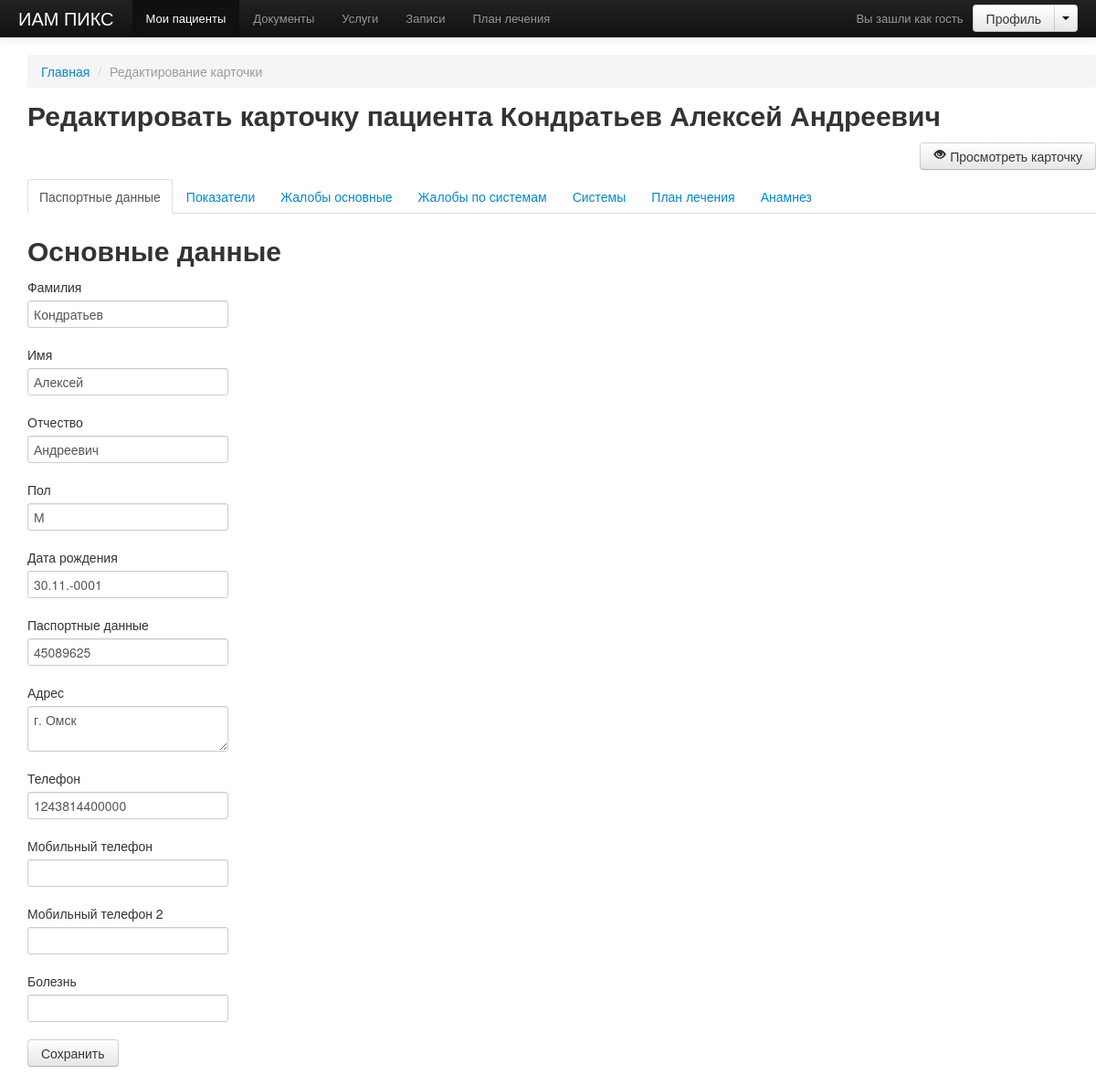
Page /demo/edit.php?patient_id=45&main=true on the committed database.
### tables this page shows
CREATE TABLE IF NOT EXISTS `patients` (
  `id` int(11) NOT NULL AUTO_INCREMENT,
  `first_name` varchar(300) NOT NULL,
  `last_name` varchar(120) DEFAULT NULL,
  `patronymic` varchar(120) DEFAULT NULL,
  `sex` varchar(1) DEFAULT NULL,
  `document` text,
  `address` text NOT NULL,
  `phone` varchar(50) DEFAULT NULL,
  `mobile_phone` varchar(30) DEFAULT NULL,
  `mobile_phone_second` varchar(30) DEFAULT NULL,
  `desease` text,
  `date_birth` date NOT NULL,
  PRIMARY KEY (`id`)
);

### demo/functions.php (called while the page is built, shortened)
<?php function logout()
function query($value)
{
    $sql = mysql_query($value);
    return $sql;
}
function get_patient()
{
    $sql = query("select * from patients where id = '".$_GET['patient_id']."' limit 1");
    while($records = mysql_fetch_assoc($sql))
    $new_records[] = $records;
    return $new_records;
}
function get_date_birth($date)
{
    return date("d.m.Y",strtotime($date));
}

### demo/edit.php (the view, shortened to what this page needs)
<?php
include('includes/head.php'); ?>
<?php
$patient = get_patient($patient_id); $arr = edit_patient();
?>
<?php include('includes/header.php'); ?>
<div role="main">
    <div class="span12">
        <?php include($_SERVER['DOCUMENT_ROOT'] . '/demo/includes/breadcrumbs.php')?>
        <?php foreach($patient as $info) {
        $url = '/demo/edit.php?patient_id=' . $info['id']; ?>
        <h2>
            Редактировать карточку пациента
            <?=$info['last_name'] .' '. $info['first_name'] .' '. $info['patronymic']?>
        </h2>
        <div class="clearfix">
            <a style="float: right" href="show.php?patient_id=<?=$info['id']?>&main=true&type=pulse" class="btn">
                <i class="icon-eye-open"></i>
                Просмотреть карточку
            </a>
            <br> <br>
        </div>
        <ul class="nav nav-tabs">
            <li class="<?php if($_REQUEST['main']) echo 'active';?>">
                <a href="<?=$url?>&main=true">Паспортные данные</a>
            </li>
            <li class="<?php if($_REQUEST['parameters']) echo 'active';?>">
                <a href="<?=$url?>&parameters=true">Показатели</a>
            </li>
            <li class="<?php if($_REQUEST['main-complaints']) echo 'active';?>">
                <a href="<?=$url?>&main-complaints=true">Жалобы основные</a>
            </li>
            <li class="<?php if($_REQUEST['system-complaints']) echo 'active';?>">
                <a href="<?=$url?>&system-complaints=true">Жалобы по системам</a>
            </li>
            <li class="<?php if($_REQUEST['systems']) echo 'active';?>">
                <a href="<?=$url?>&systems=true">Системы</a>
            </li>
            <li class="<?php if($_REQUEST['plan']) echo 'active';?>">
                <a href="<?=$url?>&plan=true">План лечения</a>
            </li>
            <li class="<?php if($_REQUEST['history']) echo 'active';?>">
                <a href="<?=$url?>&history=true">Анамнез</a>
            </li>
        </ul>
        <?php if($_REQUEST['main']) { ?>
            <h2>Основные данные</h2>
            <form action="" method="post">
                <div class="control-group">
                    <label class="control-label" for="last_name">
                        Фамилия
                    </label>
                    <div class="controls">
                        <input type="text" id="last_name" name="last_name" value="<?=$info['last_name']?>">
                    </div>
                </div>
                <div class="control-group">
                    <label class="control-label" for="first_name">
                        Имя
                    </label>
                    <div class="controls">
                        <input type="text" id="first_name" name="first_name" value="<?=$info['first_name']?>">
                    </div>
                </div>
                <div class="control-group">
                    <label class="control-label" for="patronymic">
                        Отчество
                    </label>
                    <div class="controls">
                        <input type="text" id="patronymic" name="patronymic" value="<?=$info['patronymic']?>">
                    </div>
                </div>
                <div class="control-group">
                    <label class="control-label" for="sex">
                        Пол
                    </label>
                    <div class="controls">
                        <input type="text" id="sex" name="sex" value="<?=$info['sex']?>">
                    </div>
                </div>
                <div class="control-group">
                    <label class="control-label" for="date_birth">
                        Дата рождения
                    </label>
                    <div class="controls">
                        <input type="text" id="date_birth" name="date_birth" value="<?=get_date_birth($info['date_birth'])?>">
                    </div>
                </div>
                <div class="control-group">
                    <label class="control-label" for="document">
                        Паспортные данные
                    </label>
                    <div class="controls">
                        <input type="text" id="document" name="document" value="<?=$info['document']?>">
                    </div>
                </div>
                <div class="control-group">
                    <label class="control-label" for="address">
                        Адрес
                    </label>
                    <div class="controls">
                        <textarea id="address" name="address"><?=$info['address']?></textarea>
                    </div>
                </div>
                <div class="control-group">
                    <label class="control-label" for="phone">
                        Телефон
                    </label>
                    <div class="controls">
                        <input type="text" id="phone" name="phone" value="<?=$info['phone']?>">
                    </div>
                </div>
                <div class="control-group">
                    <label class="control-label" for="mobile_phone">
                        Мобильный телефон
                    </label>
                    <div class="controls">
                        <input type="text" id="mobile_phone" name="mobile_phone" value="<?=$info['mobile_phone']?>">
                    </div>
                </div>
                <div class="control-group">
                    <label class="control-label" for="mobile_phone_second">
                        Мобильный телефон 2
                    </label>
                    <div class="controls">
                        <input type="text" id="mobile_phone_second" name="mobile_phone_second" <?=$info['mobile_phone_second']?>>
                    </div>
                </div>
                <div class="control-group">
                    <label class="control-label" for="desease">
                        Болезнь
                    </label>
                    <div class="controls">
                        <input type="text" id="desease" name="desease" value="<?=$info['desease']?>">
                    </div>
                </div>
                <input type="submit" name="save" class="btn" value="Сохранить">
                <? } ?>
            </form>
        <? } ?>
    </div>
</div>
</body>
</html>

### demo/css/docs.css (style rules this page uses)
body { position: relative; padding-top: 40px; }

### rows in the picture
patients: last_name "Кондратьев", first_name "Алексей", patronymic "Андреевич", sex "М", date_birth "30.11.-0001", document "45089625", address "г. Омск", phone "1243814400000"
